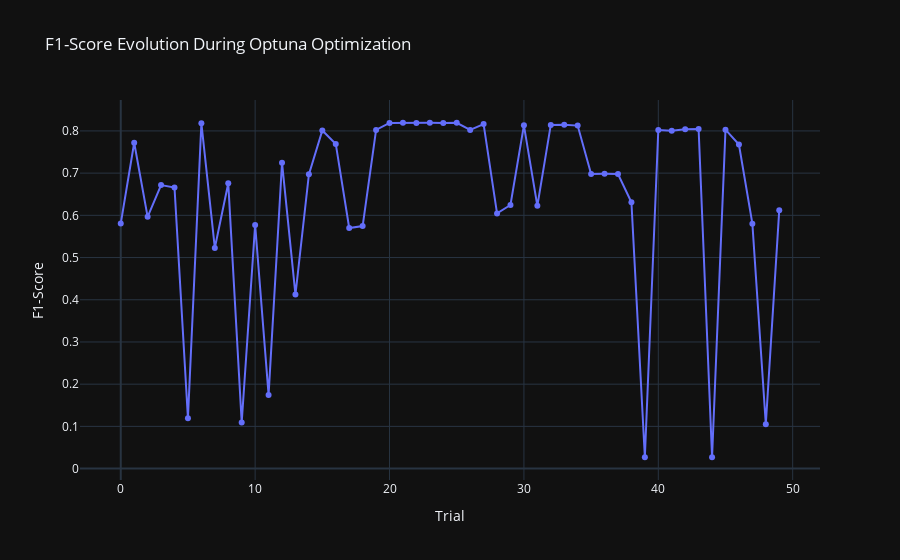

Notebook code cell kept with this figure:
### Code cell
visualizations['f1_score_evolution']

### Figure 1 — Plotly figure (JSON) as saved in the notebook; plotly's stock layout.template omitted (floating-point values rounded to 4 significant figures)
{"data": [{"mode": "lines+markers", "name": "F1-score", "type": "scatter", "x": [0, 1, 2, 3, 4, 5, 6, 7, 8, 9, 10, 11, 12, 13, 14, 15, 16, 17, 18, 19, 20, 21, 22, 23, 24, 25, 26, 27, 28, 29, 30, 31, 32, 33, 34, 35, 36, 37, 38, 39, 40, 41, 42, 43, 44, 45, 46, 47, 48, 49], "y": [0.5805, 0.772, 0.5965, 0.6716, 0.6657, 0.1194, 0.8184, 0.5228, 0.6758, 0.1091, 0.5773, 0.1746, 0.7247, 0.4124, 0.6971, 0.8011, 0.7691, 0.57, 0.5746, 0.8024, 0.8189, 0.8193, 0.8188, 0.8194, 0.8189, 0.8193, 0.8025, 0.8162, 0.6045, 0.6245, 0.8132, 0.6226, 0.8142, 0.8149, 0.8126, 0.6981, 0.6983, 0.6979, 0.6311, 0.0269, 0.8023, 0.8005, 0.8038, 0.8043, 0.0269, 0.8029, 0.7678, 0.5804, 0.1051, 0.6122]}], "layout": {"title": {"text": "F1-Score Evolution During Optuna Optimization"}, "xaxis": {"title": {"text": "Trial"}}, "yaxis": {"title": {"text": "F1-Score"}}}}
